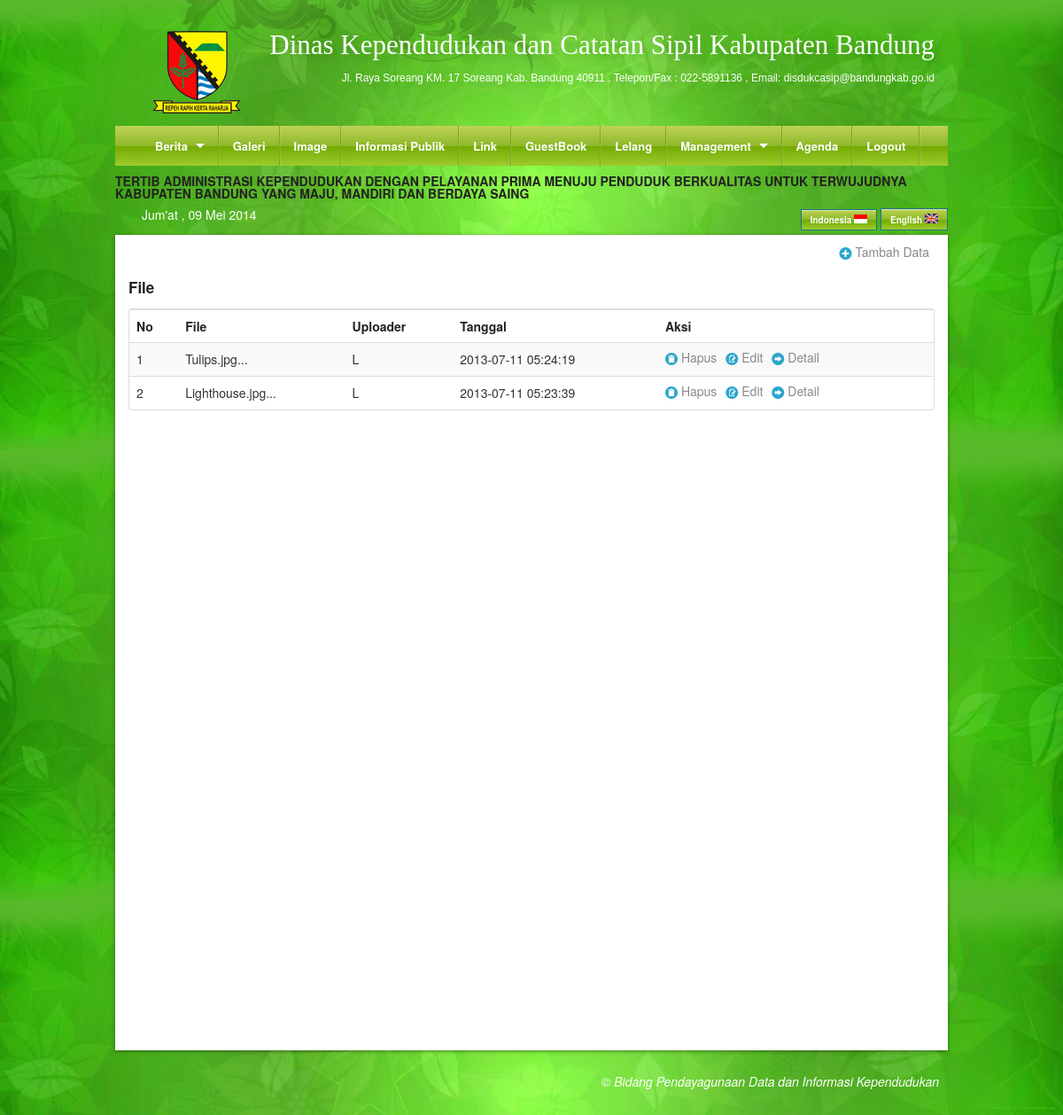
Page /Files (signed in) on the committed database.
### tables this page shows
CREATE TABLE `content` (
  `home_indo` text,
  `home_ing` text,
  `profile_indo` text,
  `profile_ing` text,
  `kk_indo` text,
  `kk_ing` text,
  `ktp_indo` text,
  `ktp_ing` text,
  `lahir_indo` text,
  `lahir_ing` text,
  `kawin_indo` text,
  `kawin_ing` text,
  `cerai_indo` text,
  `cerai_ing` text,
  `rusak_indo` text,
  `rusak_ing` text,
  `mati_indo` text,
  `mati_ing` text,
  `landasan_indo` text,
  `landasan_ing` text,
  `marquee_indo` text,
  `marquee_ing` text,
  `kami_indo` text,
  `kami_ing` text
);

CREATE TABLE `file` (
  `IdFile` int(11) NOT NULL AUTO_INCREMENT,
  `File` text NOT NULL,
  `Size` int(11) NOT NULL,
  `Type` varchar(50) NOT NULL,
  `Tanggal` datetime NOT NULL,
  `Uploader` varchar(50) NOT NULL,
  PRIMARY KEY (`IdFile`)
);

### Proses/Database.php (called while the page is built, shortened)
<?php
class DB{
        var $Result;
        function doExec($sqlstr){
                 if (!$this->Result = mysql_query($sqlstr)){
                       print "Query Error :" .mysql_error();
                       Exit;
                 }
        }
        function doArray(){
                 return $this->Rec = mysql_fetch_array($this->Result);
        }
}
?>

### Content/SA/Files.php (the view, shortened to what this page needs)
<p align="right"><a href="<?php echo $base_url;?>/File" class="icon foundicon-plus"></a></p>
<h5>File</h5>
<table id="tb" class="responsive table" cellpadding="0" cellspacing="0">
<tr>
    <th>No</th>
    <th>File</th>
    <th>Uploader</th>
    <th>Tanggal</th>
    <th>Aksi</th>
</tr>
<?php
include_once("Proses/ArsenLibrary.php");
$arsen  =   new arsenlexdorf;
if(!isset($_GET['page']) || $_GET['page'] == 1){
    $page   =   1;
    $i=1;
}else{
    $page   =   $_GET['page'];
    $i = $_GET['page']*10-9;
}
$batas  =10;
$table  ="file";
$dari=(($page*$batas)-$batas);
$query  =$arsen->view($table,$dari,$batas,"Tanggal");
while($array  =$arsen->doArray()){
$kata   =   $array[1];
$foto   =   substr($kata,0,20);
?>
<tr>
    <td><?php echo $i;?></td>
    <td><?php echo $foto;?>...</td>
    <td><?php echo $array[5];?></td>
        <td><?php echo $array[4];?></td>
    <td>
    <a href="<?php echo $base_url;?>/ConfirmDeleteFile/<?php echo $array['IdFile'];?>" class="icon foundicon-trash"></a>
    <a href="<?php echo $base_url;?>/ConfirmEditFile/<?php echo $array['IdFile'];?>" class="icon foundicon-edit"></a>
	<a href="<?php echo $base_url;?>/DetailFile/<?php echo $array['IdFile'];?>" class="icon foundicon-right-arrow"></a>
    </td>
</tr>
<?php
$i++;
}
?>
</table>
<div align="center">
</div>

### Content/User/search.php (shortened to what this page needs)
<?php
$hari   =   date("D");
switch($hari){
    case "Fri":
    $namaHari="Jum'at";
    break;
}
$month=date("m");
    switch($month){
        case "05":
        $bulan  ="Mei";
        break;
}
$tanggal    =   date("d");
$tahun  =   date("Y");
?>
<div>
<marquee direction="left" scrollamount="6" >
<?php
include_once("Proses/ArsenLibrary.php");
$sqlx    =   "select marquee_indo from content";
$queryx  =   mysql_query($sqlx);
$arrayx  =   mysql_fetch_array($queryx);
echo $arrayx[0];
?>
</marquee>
</div>
<div>
<div class="nine columns">
<div class="nine columns" style=" padding: 10px 0px 5px 15px; color: white;"><?php echo "$namaHari , $tanggal $bulan $tahun"; ?></div>
</div>
<div class="three columns bahasa">
<a href="<?php echo $base_url; ?>/indonesia.php" class="button small tiny greengloss">Indonesia <img src="<?php echo $base_url; ?>/images/indonesia.png" /></a>
<a href="<?php echo $base_url; ?>/english.php" class="button small tiny greengloss">English  <img src="<?php echo $base_url; ?>/images/english.png" /></a>
</div>
</div>

### stylesheets/style.css (style rules this page uses)
body { background: url(../images/bg/bg3.png) #58b929; background-size:contain; }
.table { width: 100%; margin-bottom: 20px; }
.table th, .table td { padding: 8px; line-height: 20px; text-align: left; vertical-align: top; border-top: 1px solid #dddddd; }
.table th { font-weight: bold; }
.bahasa { color: white; padding: 10px 0px 5px 0px; text-align: right; }
.bahasa a { color: white; }

### stylesheets/color.css (style rules this page uses)
.greengloss { background: #bfd255; background: -moz-linear-gradient(top, #bfd255 0%, #8eb92a 50%, #72aa00 51%, #9ecb2d 100%); background: -webkit-gradient(linear, left top, left bottom, color-stop(0%,#bfd255), color-stop(50%,#8eb92a), color-stop(51%,#72aa00), color-stop(100%,#9ecb2d)); background: -webkit-linear-gradient(top, #bfd255 0%,#8eb92a 50%,#72aa00 51%,#9ecb2d 100%); background: -o-linear-gradient(top, #bfd255 0%,#8eb92a 50%,#72aa00 51%,#9ecb2d 100%); background: -ms-linear-gradient(top, #bfd255 0%,#8eb92a 50%,#72aa00 51%,#9ecb2d 100%); background: linear-gradient(to bottom, #bfd255 0%,#8eb92a 50%,#72aa00 51%,#9ecb2d 100%); filter: progid:DXImageTransform.Microsoft.gradient( startColorstr='#bfd255', endColorstr='#9ecb2d',GradientType=0 ); }

### stylesheets/responsive-tables.css (style rules this page uses)
table th { font-weight: bold; }
table td, table th { padding: 9px 10px; text-align: left; }

### rows in the picture
content: marquee_indo "TERTIB ADMINISTRASI KEPENDUDUKAN DENGAN PELAYANAN PRIMA MENUJU PENDUDUK BERKUALITAS UNTUK TERWUJUDNYA KABUPATEN BANDUNG YANG MAJU, MANDIRI DAN BERDAYA SAING"
file: File "Tulips.jpg", Uploader "L", Tanggal "2013-07-11 05:24:19"
file: File "Lighthouse.jpg", Uploader "L", Tanggal "2013-07-11 05:23:39"

### other values in the picture
$namaHari "Jum'at"
$bulan "Mei"
